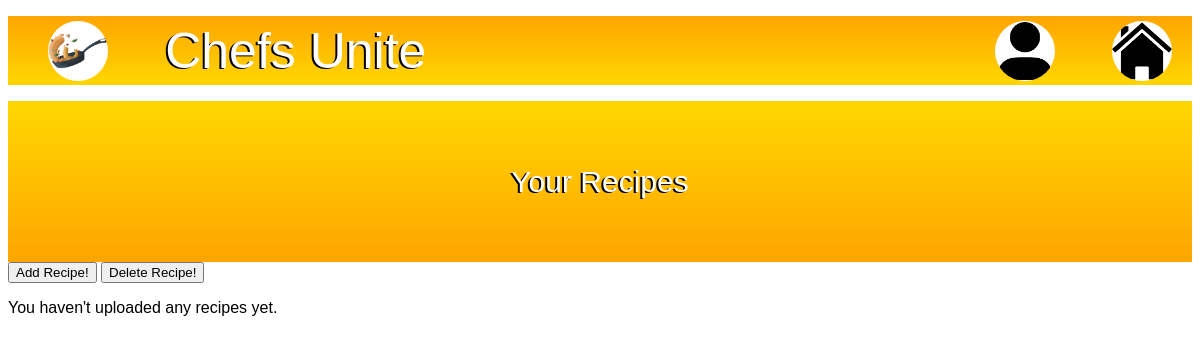
The app's page /my_recipes.php (signed in), older data.
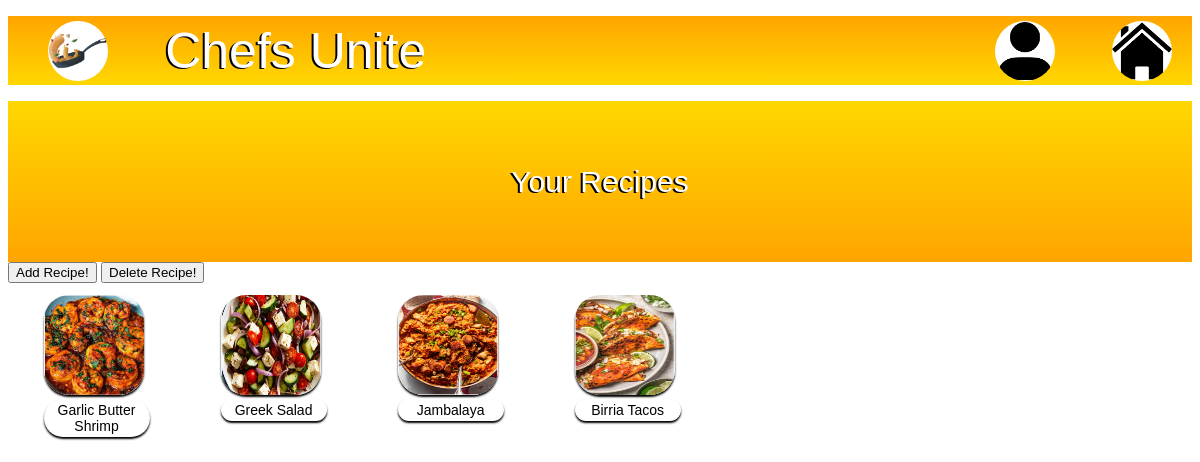
The same page, newer data.
### tables this page shows
CREATE TABLE `recipes` (
  `id` int(11) NOT NULL,
  `user_id` int(11) DEFAULT NULL,
  `title` varchar(100) NOT NULL,
  `steps` text DEFAULT NULL,
  `cuisine` varchar(50) DEFAULT NULL,
  `image_url` varchar(255) DEFAULT NULL,
  `created_at` timestamp NOT NULL DEFAULT current_timestamp(),
  `recipe_type` varchar(25) NOT NULL,
  `recipe_difficulty` varchar(25) NOT NULL,
  `serves` varchar(2) NOT NULL,
  `Time_to_make` varchar(150) NOT NULL
);

### my_recipes.php (the view, shortened to what this page needs)
<?php
require_once 'db.php';
$user_id = $_SESSION['user_id'];
$sql = "SELECT id, title, image_url
        FROM recipes
        WHERE user_id = ?
        ORDER BY created_at DESC";
$stmt = $conn->prepare($sql);
$stmt->bind_param("i", $user_id);
$stmt->execute();
$recipes = $stmt->get_result();
?>
<!DOCTYPE html>
<html lang="en">
<head>
    <link rel="stylesheet" href="CU.css">
    <link href="https://api.fontshare.com/v2/css?f[]=chillax@400&display=swap" rel="stylesheet">
</head>
<body>
    <nav class="navbar">
        <ul>
            <li><a href="Home.php"><img src="Images/Untitled_Artwork.jpg" alt="Logo"></a></li>
            <li class="text1">Chefs Unite</li>
            <li class="icon1"><a href="YourRecipes.php"><img src="Images/profile icon.png" alt="Profile"></a></li>
            <li class="icon2"><a href="HomeProfile.php"><img src="Images/home icon.png" alt="Home Page"></a></li>
        </ul>
    </nav>
    <div class="profile">
        <p class="profileTitle">Your Recipes</p>
    </div>
    <div class="buttons">
        <button class="but1" onclick="window.location.href='add_recipe.php'">Add Recipe!</button>
        <button class="but2" onclick="window.location.href='delete_recipe.php'">Delete Recipe!</button>
    </div>
    <div class="gallery2">
        <?php if ($recipes->num_rows > 0): ?>
            <?php while ($recipe = $recipes->fetch_assoc()): ?>
                <figure>
                    <a href="view_recipe.php?id=<?= $recipe['id']; ?>">
                        <img src="<?= htmlspecialchars($recipe['image_url']); ?>" alt="<?= htmlspecialchars($recipe['title']); ?>">
                    </a>
                    <figcaption><?= htmlspecialchars($recipe['title']); ?></figcaption>
                </figure>
            <?php endwhile; ?>
        <?php else: ?>
            <p>You haven't uploaded any recipes yet.</p>
        <?php endif; ?>
    </div>
</body>
</html>

Row changes from the older to the newer data that the page shows:
added recipes: image_url (picture), title "Garlic Butter Shrimp"
added recipes: image_url (picture), title "Greek Salad"
added recipes: image_url (picture), title "Jambalaya"
added recipes: image_url (picture), title "Birria Tacos"
Text that changed along with them:
text no longer shown: "You haven't uploaded any recipes yet."
